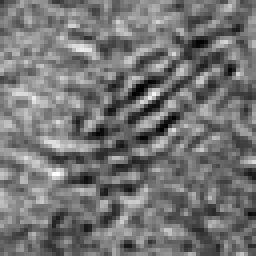
%> input picture 0907241-001-03CROP2.bmp, 64 x 64 px (shown 4 times larger)
$ octave Test_GFBF_2poles_MET.m   (GNU Octave 9; MATLAB toolbox functions it lacks are replaced by stand-ins)
%> lines starting %> are read from the running program, lines starting %| are printed output that depends on the picture
### WP2D_Estim_Spectrum_IsotAlpha.m
function [WPpsd,w1,w2,alpha]=WP2D_Estim_Spectrum_IsotAlpha(img,Wlevel,Wreg,NbPoints)
%%%%%%%%%%%%%%%%%%%%%%%%%%%%%%%%%%%%%%%%%%%%%%%%%%%%%%%%%%%%%%%%%%%%%
% Computation of the wavelet packet spectrum, see paper
%  ''2D Wavelet Packet Spectrum for Image Analysis'' by A. Atto,
%
%%%%%%%%%%%%%%%%%%%%%%%%%%%%%%%%%%%%%%%%%%%%%%%%%%%%%%%%%%%%%%%%%%%%%
% REQUIRES:
% matlab 'wavelet toolbox'
%        INPUTS
% img: input grayscale image
% Wlevel:
%    Wavelet Packets decomposition level, command 'doc wpdec2' for details.
% Wreg:
%    Wavelet name, Example: 'sym8', command 'doc waveinfo' for details.
%        OUTPUTS
% WPpsd_var: wavelet packet spectrum (given over meshgrid w1 and w2).
%%%%%%%%%%%%%%%%%%%%%%%%%%%%%%%%%%%%%%%%%%%%%%%%%%%%%%%%%%%%%%%%%%%%%%%%
%%
%%%%%%%%%%%%%%%%%%%%%%%%%%%%%%%%%%%%%%%%%%%%%%%%%%%%%%%%%%%%%%%%%%%%%%%%%
% 1) Frequency 2^Wlevel points
p=0:1:2^Wlevel-1;
[w1,w2] = meshgrid(p*pi/2^Wlevel); % frequency grid
%%%%%%%%%%%%%%%%%%%%%%%%%%%%%%%%%%%%%%%%%%%%%%%%%%%%%%%%%%%%%%%%%%%%%%%%%
%%%%%%%%%%%%%%%%%%%%%%%%%%%%%%%%%%%%%%%%%%%%%%%%%%%%%%%%%%%%%%%%%%%%%%%%%
% 2)   Compute the capital (quaternary based) frequency indices
%%%%%%%%%%%%%%%%%%%%%%%%%%%%%%%%%%%%%%%%%%%%%%%%%%%%%%%%%%%%%%%%%%%%%%%%%
% Reorder frequency points with respect to the Gray code permutation
n = bitxor(p, fix(p/2));
%%%%%%%%%%%%%%%%%%%%%%%%%%%%%%%%%%%%%%%%%%%%%%%%%%%%%%%%%%%%%%%%%%%%%%%%%
tab = [1 2; 3 4]; % tab-1 is the quaternary basis for \mu = 0, 1, 2, 3
for u= 1:Wlevel-1
    tab = [tab tab+4^u];
end
for v=1:Wlevel-1
    tab = [tab; tab+2*4^v];
end
% tab contains the capital frequency indices ordered with respect to the
% rectangular grid with size p \times p
%%%%%%%%%%%%%%%%%%%%%%%%%%%%%%%%%%%%%%%%%%%%%%%%%%%%%%%%%%%%%%%%%%%%%%%%%
%% Zero-mean textures and random fields are considered (see paper)
img = double(img);
mean2(img);
img = img - mean2(img); %
mean2(img);
WPpsd=zeros(2^Wlevel);
%%
% 3)
%%%%%%%%%%%%%%%%%%%%%%%%%%%%%%%%%%%%%%%%%%%%%%%%%%%%%%%%%%%%%%%%%%%%%%%%%
%%  Wavelet Packet Spectrum at Wlevel with Wreg
%%%%%%%%%%%%%%%%%%%%%%%%%%%%%%%%%%%%%%%%%%%%%%%%%%%%%%%%%%%%%%%%%%%%%%%%%
WTree=wpdec2(img,Wlevel,Wreg);
for p1=1:2^Wlevel
    for p2=1:2^Wlevel
        Yjk=wpcoef(WTree,[Wlevel -1+tab(n(p1)+1,n(p2)+1)]);
        WPpsd(p1,p2)=var(Yjk(:));
    end
end

%% Diagonal alpha Estimation for Isotropic 1/f^alpha field
%
%
WP_psd1 = diag(WPpsd);
ncount = 0;
a_Swp1=0;
%NbPoints=4;
for k=1:NbPoints
    for m=k+1:NbPoints
        a_Swp1=a_Swp1+log(WP_psd1(m)./WP_psd1(k))/log((m)/(k));
        ncount=ncount+1 ;
    end;
end;
alpha=-a_Swp1./ncount;
%alpha=sum(a_Swp1);
%%%%%%%%%%%%%%%%%%%%%%%%%%%%%%%%%%%%%%%%%%%%%%%%%%%%%%%%%%%%%%%%%%%%%%%%%
%%%%%%%%%%%%%%%%%%%%%%%%%%%%%%%%%%%%%%%%%%%%%%%%%%%%%%%%%%%%%%%%%%%%%%%%%
%%
end
%%%%%%%%%%%%%%%%%%%%%%%%%%%%%%%%%%%%%%%%%%%%%%%%%%%%%%%%%%%%%%%%%%%%%%%%%
% Copyright: Abdourrahmane.Atto@univ-savoie.fr
%%%%%%%%%%%%%%%%%%%%%%%%%%%%%%%%%%%%%%%%%%%%%%%%%%%%%%%%%%%%%%%%%%%%%%%%%

### Test_GFBF_2poles_MET.m
clear all;  close all;clc;
%%

%   im_o = imread('D:\Documents\MET\MET_Images_11_09_2014\0907241-001-014C400-140.bmp');
  im_o = imread('0907241-001-03CROP2.bmp');
%> im_o is the input picture: size 64x64 uint8; min 0, max 252, mean 116
%   im_o = imread('D:\Documents\MET\MET_Images_11_09_2014\0907241-001-010C290-360.bmp');
%  im_o = imread('D:\Documents\MET\MET_Images_11_09_2014\0907241-001-013C280-60.bmp');
im_o = double(im_o(:,:,1));
%> im_o: size 64x64 double
im55 = im_o - mean(mean(im_o));
im=im55;

% Interpolation
%im = imresize(im55,[128,128]);

%im = imrotate(im55,90);

dim_I = size(im);
%> dim_I = [64 64]
dim = dim_I(1);
%> dim = 64

% Module FFT
Puiss_Mod = 1.5;
ModFFT_im = fftshift(abs(fft2(im)));
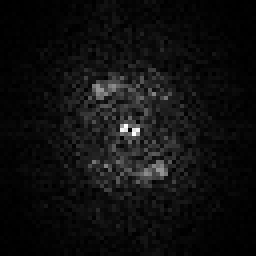
%> ModFFT_im: size 64x64 double (shown 4 times larger); min 0, max 23965.1, mean 1461.7; drawn with min black and max white

figure
subplot(1,2,1)
imagesc(im)
axis image;
colormap(gray)
title('Image HRTEM')
subplot(1,2,2)
imagesc(ModFFT_im.^Puiss_Mod)
axis image;
title('Periodogram')
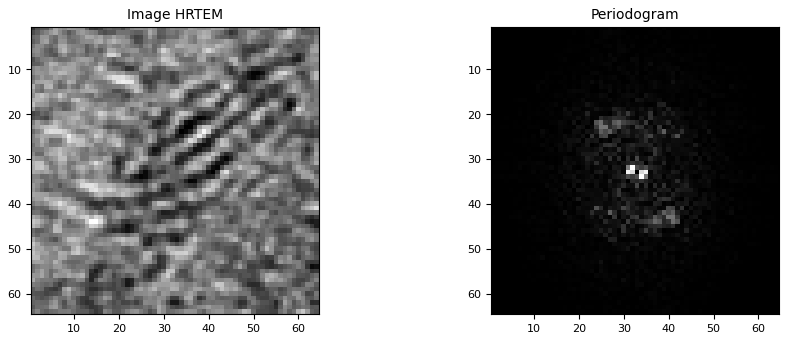
%> figure redrawn from the program's plot data, 2 panels
%%
J0=4;
Wreg='db7';

%%%%%%%%%%%%%%%%%%%%%%%%
% WPpsd_im_o

 [WPpsd_im,w1,w2,alpha_im]=WP2D_Estim_Spectrum_IsotAlpha(im,J0,Wreg, 2);
%> the run ends on the next line

$ run again, with 0907241-001-014C400-140.bmp copied over 0907241-001-03CROP2.bmp
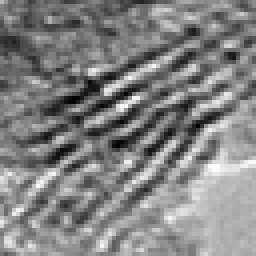
%> input picture 0907241-001-014C400-140.bmp, 64 x 64 px (shown 4 times larger)
%> im_o is the input picture: size 64x64x3 uint8; min 0, max 255, mean 130.4
%> im_o: size 64x64 double
%> `ModFFT_im = fftshift(abs(fft2(im)));`:
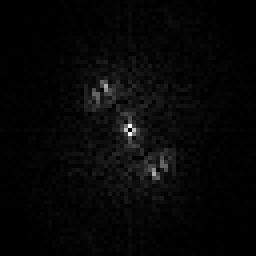
%> ModFFT_im: size 64x64 double (shown 4 times larger); min 0, max 48471.8, mean 1392.4; drawn with min black and max white
%> `title('Periodogram')`:
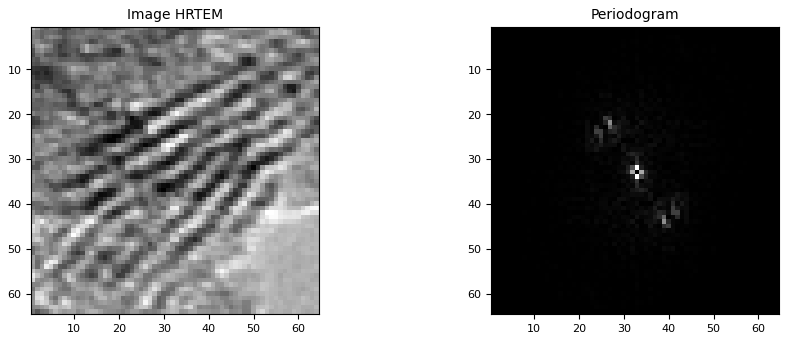
%> figure redrawn from the program's plot data, 2 panels

$ run again, with 0907241-001-010C290-360.bmp copied over 0907241-001-03CROP2.bmp
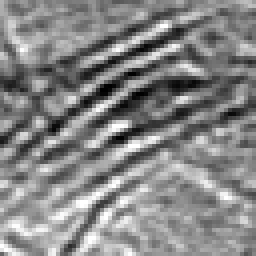
%> input picture 0907241-001-010C290-360.bmp, 64 x 64 px (shown 4 times larger)
%> im_o is the input picture: size 64x64x3 uint8; min 0, max 255, mean 133.7
%> im_o: size 64x64 double
%> `ModFFT_im = fftshift(abs(fft2(im)));`:
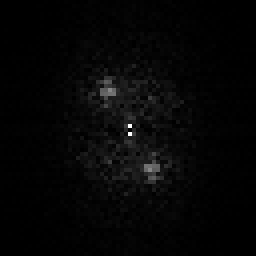
%> ModFFT_im: size 64x64 double (shown 4 times larger); min 0, max 59026.8, mean 1394.2; drawn with min black and max white
%> `title('Periodogram')`:
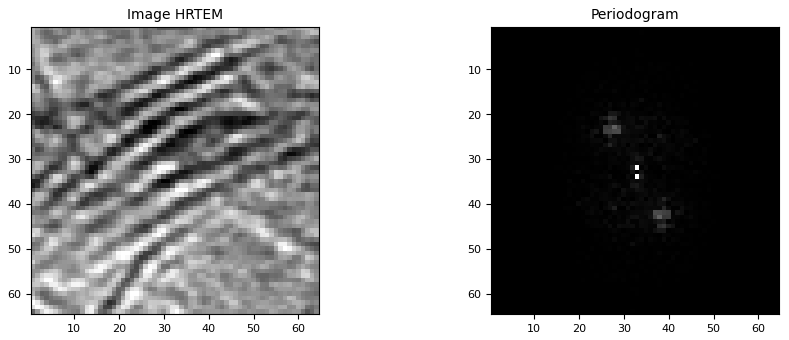
%> figure redrawn from the program's plot data, 2 panels

$ run again, with 0907241-001-013C280-60.bmp copied over 0907241-001-03CROP2.bmp
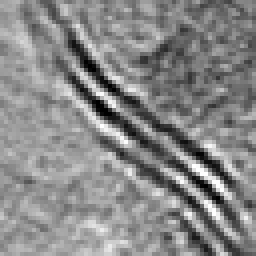
%> input picture 0907241-001-013C280-60.bmp, 64 x 64 px (shown 4 times larger)
%> im_o is the input picture: size 64x64x3 uint8; min 0, max 255, mean 135.7
%> im_o: size 64x64 double
%> `ModFFT_im = fftshift(abs(fft2(im)));`:
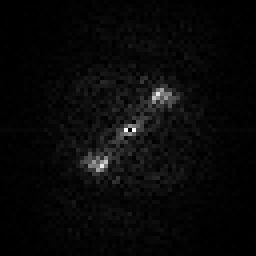
%> ModFFT_im: size 64x64 double (shown 4 times larger); min 0, max 35923.3, mean 1282.7; drawn with min black and max white
%> `title('Periodogram')`:
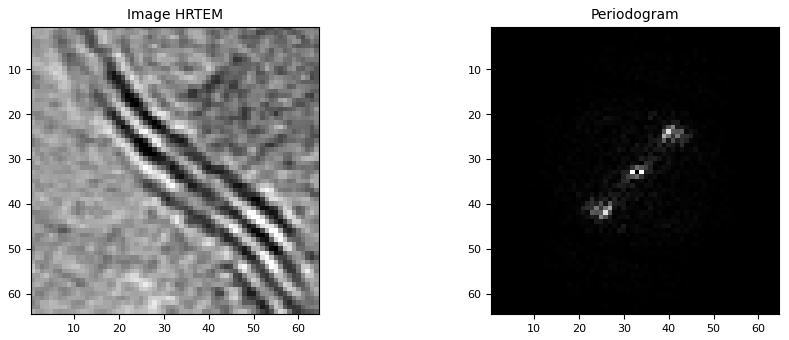
%> figure redrawn from the program's plot data, 2 panels
